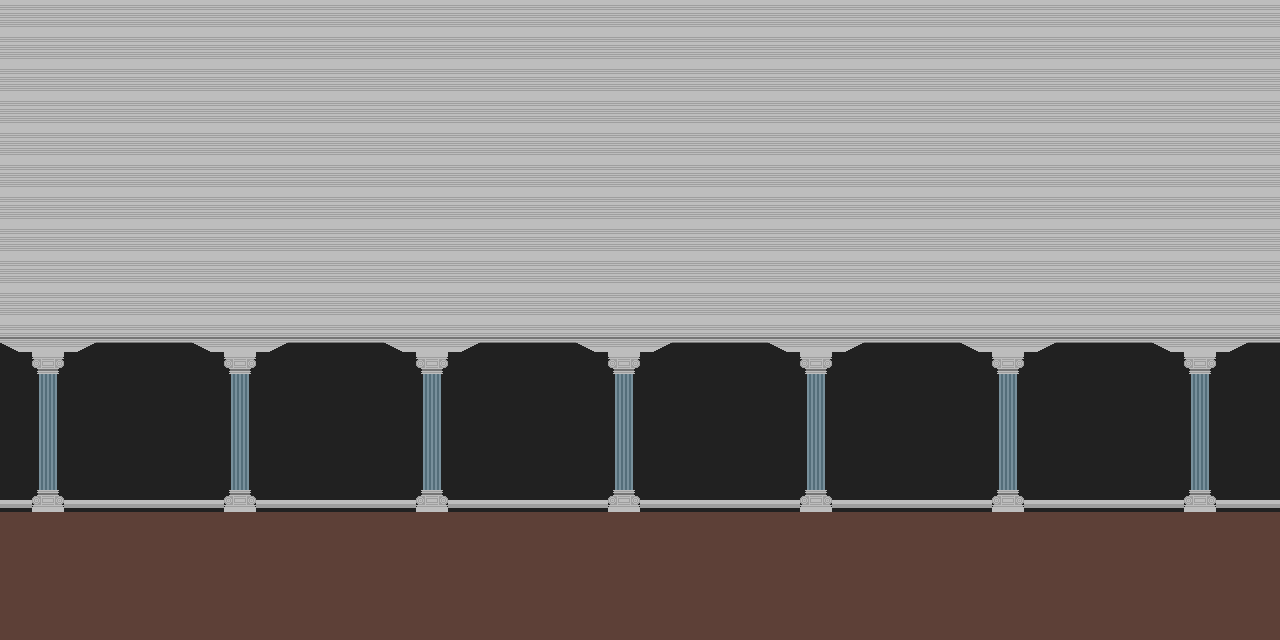

The image is a tile-based game level rendered from a .tmx file. Its description and source (layers, tilesets, objects; grid data summarised) follow:
An orthogonal 40x20 tile map with 32x32 px tiles, 2 tile layers (Background, Foreground), 2 tilesets and 6 objects (mainPlayer, me.LevelEntity).

<map version="1.2" tiledversion="1.2.3" orientation="orthogonal" renderorder="right-down" width="40" height="20" tilewidth="32" tileheight="32" infinite="0" nextlayerid="5" nextobjectid="8">
 <tileset firstgid="1" source="level1_tileset.tsx" />
 <tileset firstgid="401" source="level2_tileset.tsx" />
 <layer id="2" name="Background" width="40" height="20">
  <data>[800 cells, 800 non-empty, 1 distinct tile ids]</data>
 </layer>
 <layer id="1" name="Foreground" width="40" height="20">
  <data>[800 cells, 668 non-empty, 10 distinct tile ids]</data>
 </layer>
 <objectgroup id="3" name="collision">
  <object id="1" x="0" y="512" width="1280" height="128" />
  <object id="2" x="1280" y="344" width="8" height="168" />
  <object id="3" x="-8" y="328" width="8" height="184" />
  <object id="5" x="0" y="336" width="1280" height="8" />
 </objectgroup>
 <objectgroup id="4" name="Entities">
  <object id="6" name="mainPlayer" x="1224" y="424" width="32" height="48">
   <properties>
    <property name="framewidth" type="int" value="32" />
    <property name="image" value="player" />
   </properties>
  </object>
  <object id="7" name="me.LevelEntity" x="0" y="344" width="88" height="168">
   <properties>
    <property name="color" value="#000" />
    <property name="duration" value="500" />
    <property name="to" value="tobecontinued" />
   </properties>
  </object>
 </objectgroup>
</map>